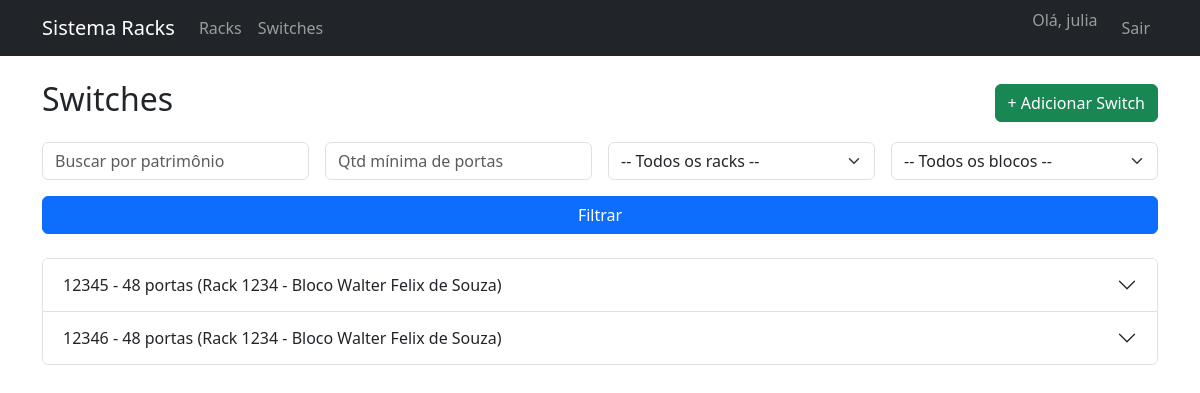
The page /inventario/switches/ (signed in) on the database as committed earlier.
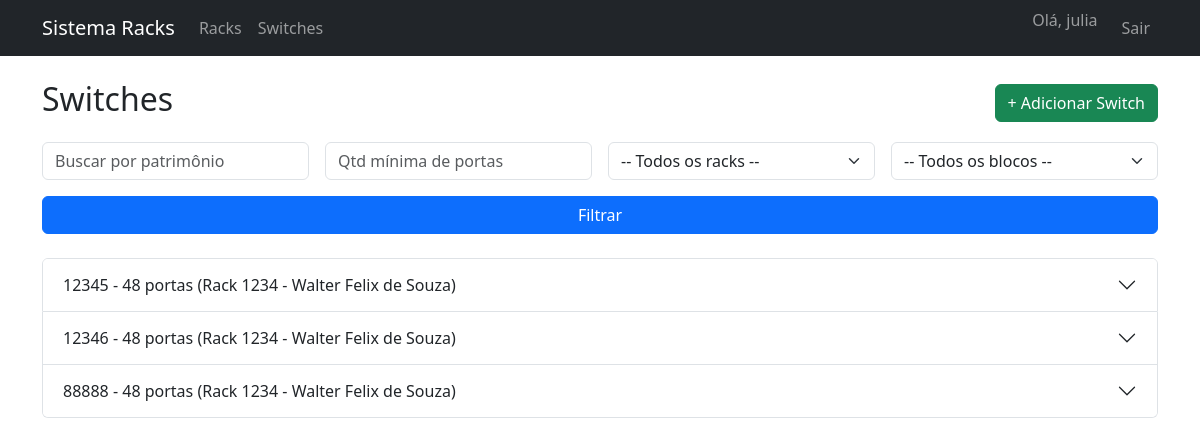
The same page on the database as committed later.
### inventario/models.py (models this page shows, shortened)
class Switch(models.Model):
    id = models.AutoField(primary_key=True)
    num_patrimonio = models.CharField(max_length=50, unique=True)
    quantidade_portas = models.IntegerField()
    id_rack = models.ForeignKey(Rack, on_delete=models.CASCADE, related_name="switches")

class Rack(models.Model):
    id = models.AutoField(primary_key=True)
    num_patrimonio = models.CharField(max_length=50, unique=True)
    capacidade_u = models.IntegerField()
    sala = models.CharField(max_length=100)
    id_bloco = models.ForeignKey(Bloco, on_delete=models.CASCADE, related_name="racks")

class Bloco(models.Model):
    nome_bloco = models.CharField(max_length=100)

### inventario/views.py (the view)
# urls.py: path("switches/", views.switch_list, name="switch_list"),
@login_required
def switch_list(request):
    switches = Switch.objects.all()
    racks = Rack.objects.all()
    blocos = Bloco.objects.all()
    q = request.GET.get("q")
    portas = request.GET.get("portas")
    rack_id = request.GET.get("rack")
    bloco_id = request.GET.get("bloco")
    if q:
        switches = switches.filter(num_patrimonio__icontains=q)
    if portas:
        switches = switches.filter(quantidade_portas__gte=portas)
    if rack_id:
        switches = switches.filter(id_rack__id=rack_id)
    if bloco_id:
        switches = switches.filter(id_rack__id_bloco__id=bloco_id)
    return render(request, "switch_list.html", {
        "switches": switches,
        "racks": racks,
        "blocos": blocos,
    })

### templates/switch_list.html (shortened to what this page needs)
{% extends "base.html" %}
{% block content %}
<div class="d-flex justify-content-between align-items-center mb-3">
    <h2>Switches</h2>
    <a href="{% url 'switch_create' %}" class="btn btn-success">+ Adicionar Switch</a>
</div>
<form method="get" class="row g-3 mb-4">
    <div class="col-md-3">
        <input type="text" name="q" class="form-control" placeholder="Buscar por patrimônio"
               value="{{ request.GET.q }}">
    </div>
    <div class="col-md-3">
        <input type="number" name="portas" class="form-control" placeholder="Qtd mínima de portas"
               value="{{ request.GET.portas }}">
    </div>
    <div class="col-md-3">
        <select name="rack" class="form-select">
            <option value="">-- Todos os racks --</option>
        </select>
    </div>
    <div class="col-md-3">
        <select name="bloco" class="form-select">
            <option value="">-- Todos os blocos --</option>
        </select>
    </div>
    <div class="col-md-12 d-grid">
        <button type="submit" class="btn btn-primary">Filtrar</button>
    </div>
</form>
<div class="accordion" id="switchAccordion">
    {% for switch in switches %}
    <div class="accordion-item">
        <h2 class="accordion-header" id="heading{{ switch.id }}">
            <button class="accordion-button collapsed" type="button" data-bs-toggle="collapse"
                    data-bs-target="#collapse{{ switch.id }}" aria-expanded="false">
                {{ switch.num_patrimonio }} - {{ switch.quantidade_portas }} portas
                (Rack {{ switch.id_rack.num_patrimonio }} - {{ switch.id_rack.id_bloco.nome_bloco }})
            </button>
        </h2>
    </div>
    {% empty %}
    <div class="alert alert-info">Nenhum switch cadastrado.</div>
    {% endfor %}
</div>
{% endblock %}

Rows that differ between the two databases and show on the page:
changed through a linked row, Switch (number 1 of 3 on the later page): id_rack.id_bloco.nome_bloco "Bloco Walter Felix de Souza" → "Walter Felix de Souza"
changed through a linked row, Switch (number 2 of 3 on the later page): id_rack.id_bloco.nome_bloco "Bloco Walter Felix de Souza" → "Walter Felix de Souza"
added Switch: num_patrimonio "88888", quantidade_portas "48", id_rack.num_patrimonio "1234", id_rack.id_bloco.nome_bloco "Walter Felix de Souza"
